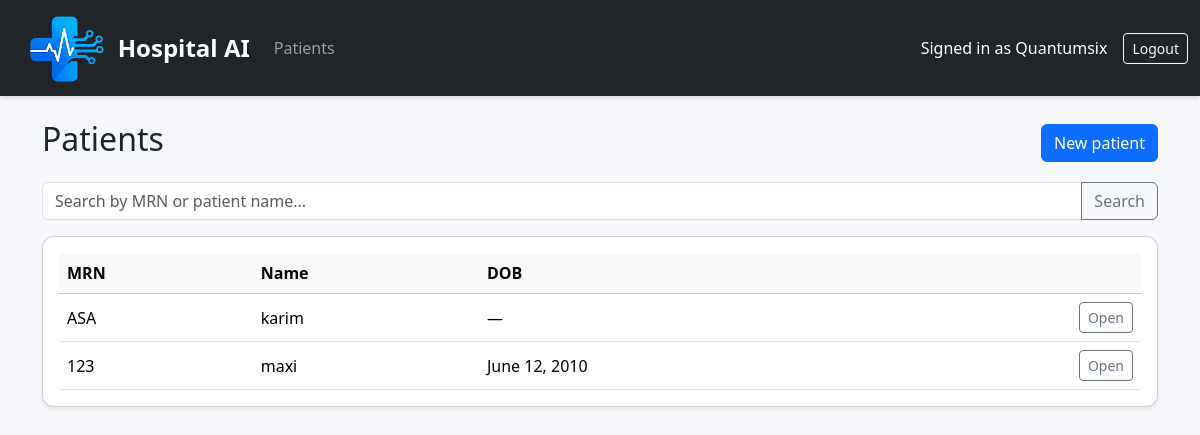
The app's page / (signed in) with its own data.
### patients/models.py (models this page shows, shortened)
class Patient(models.Model):
    mrn = models.CharField("MRN", max_length=64, unique=True)
    full_name = models.CharField(max_length=255)
    date_of_birth = models.DateField(null=True, blank=True)
    sex = models.CharField(max_length=16, blank=True)

### patients/views.py (the view)
# urls.py: path("", views.patient_list, name="patient_list"),
@login_required
def patient_list(request):
    q = request.GET.get("q", "").strip()
    patients = Patient.objects.all().order_by("full_name")
    if q:
        patients = patients.filter(
            Q(mrn__icontains=q) |
            Q(full_name__icontains=q)
        )
    return render(request, "patients/patient_list.html", {
        "patients": patients,
        "q": q,
    })

### templates/patients/patient_list.html (shortened to what this page needs)
{% extends "base.html" %}
{% block content %}
<div class="d-flex justify-content-between align-items-center mb-3">
  <h2>Patients</h2>
  {% if perms.patients.add_patient %}
    <a class="btn btn-primary" href="{% url 'patients:patient_create' %}">
      New patient
    </a>
  {% endif %}
</div>
<form method="get" class="mb-3">
  <div class="input-group">
    <input type="text"
           name="q"
           class="form-control"
           placeholder="Search by MRN or patient name..."
           value="{{ q }}">
    <button class="btn btn-outline-secondary" type="submit">Search</button>
  </div>
</form>
<div class="card shadow-sm">
  <div class="card-body">
    <div class="table-responsive">
      <table class="table table-hover align-middle mb-0">
        <thead class="table-light">
          <tr>
            <th>MRN</th>
            <th>Name</th>
            <th>DOB</th>
            <th class="text-end"></th>
          </tr>
        </thead>
        <tbody>
          {% for p in patients %}
            <tr>
              <td>{{ p.mrn }}</td>
              <td>{{ p.full_name }}</td>
              <td>{{ p.date_of_birth|default:"—" }}</td>
              <td class="text-end">
                <a class="btn btn-sm btn-outline-secondary"
                   href="{% url 'patients:patient_detail' p.id %}">
                  Open
                </a>
              </td>
            </tr>
          {% empty %}
            <tr>
              <td colspan="4" class="text-muted text-center">No patients found.</td>
            </tr>
          {% endfor %}
        </tbody>
      </table>
    </div>
  </div>
</div>
{% endblock %}

### templates/base.html (shortened to what this page needs)
{% load static %}
<!DOCTYPE html>
<html lang="en">
<head>
    <link href="https://cdn.jsdelivr.net/npm/bootstrap@5.3.2/dist/css/bootstrap.min.css" rel="stylesheet">
</head>
<body>
<nav class="navbar navbar-expand-lg navbar-dark bg-dark">
    <div class="container-fluid">
        <a class="navbar-brand d-flex align-items-center justify-content-start p-0"
            href="{% url 'patients:patient_list' %}">
               <img src="{% static 'img/logo.png' %}"
                    alt="Hospital AI"
                    style="height:80px; width:auto;"
                    class="me-2">
               <span class="fw-bold fs-4 text-white">Hospital AI</span>
        </a>
        <div class="collapse navbar-collapse">
            <ul class="navbar-nav me-auto mb-2 mb-lg-0">
                <li class="nav-item">
                    <a class="nav-link" href="{% url 'patients:patient_list' %}">
                        Patients
                    </a>
                </li>
            </ul>
        </div>
        <div class="d-flex align-items-center">
            {% if user.is_authenticated %}
                <span class="navbar-text me-3 text-white">
                    Signed in as {{ user.username }}
                </span>
                <form method="post" action="{% url 'accounts:logout' %}" class="d-inline">
                    <button type="submit" class="btn btn-outline-light btn-sm">
                        Logout
                    </button>
                </form>
            {% else %}
                <a class="btn btn-outline-light btn-sm" href="{% url 'accounts:login' %}">
                    Login
                </a>
            {% endif %}
        </div>
    </div>
</nav>
<div class="container my-4">
    {% block content %}
    {% endblock %}
</div>
</body>
</html>

### templates/base.html (style rules this page uses)
body { background-color: #f6f8fb; }
.card { border-radius: 12px; box-shadow: 0 4px 12px rgba(0,0,0,.08); }
.btn-primary { transition: background-color .15s ease, border-color .15s ease, transform .06s ease, box-shadow .06s ease; }
.navbar { box-shadow: 0 2px 5px rgba(0,0,0,.15);min-height: 60px; padding-left: 10px; }

### records on screen
Patient: mrn "ASA", full_name "karim", date_of_birth "—"
Patient: mrn "123", full_name "maxi", date_of_birth "June 12, 2010"

### other values on screen
{{ user.username }} "Quantumsix"
